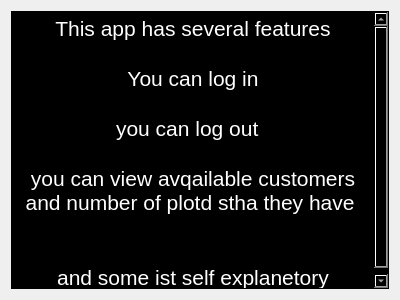
<?xml version="1.0" encoding="UTF-8"?>
<ui version="4.0">
 <class>Form</class>
 <widget class="QWidget" name="Form">
  <property name="geometry">
   <rect>
    <x>0</x>
    <y>0</y>
    <width>400</width>
    <height>300</height>
   </rect>
  </property>
  <property name="windowTitle">
   <string>Form</string>
  </property>
  <layout class="QHBoxLayout" name="horizontalLayout">
   <item>
    <widget class="QTextEdit" name="textEdit">
     <property name="font">
      <font>
       <pointsize>16</pointsize>
      </font>
     </property>
     <property name="styleSheet">
      <string notr="true">background:#000000;
color:#ffffff</string>
     </property>
     <property name="html">
      <string>&lt;!DOCTYPE HTML PUBLIC &quot;-//W3C//DTD HTML 4.0//EN&quot; &quot;http://www.w3.org/TR/REC-html40/strict.dtd&quot;&gt;
&lt;html&gt;&lt;head&gt;&lt;meta name=&quot;qrichtext&quot; content=&quot;1&quot; /&gt;&lt;style type=&quot;text/css&quot;&gt;
p, li { white-space: pre-wrap; }
&lt;/style&gt;&lt;/head&gt;&lt;body style=&quot; font-family:'MS Shell Dlg 2'; font-size:16pt; font-weight:400; font-style:normal;&quot;&gt;
&lt;p align=&quot;center&quot; style=&quot; margin-top:0px; margin-bottom:0px; margin-left:0px; margin-right:0px; -qt-block-indent:0; text-indent:0px;&quot;&gt;This app has several features&lt;/p&gt;
&lt;p align=&quot;center&quot; style=&quot;-qt-paragraph-type:empty; margin-top:0px; margin-bottom:0px; margin-left:0px; margin-right:0px; -qt-block-indent:0; text-indent:0px;&quot;&gt;&lt;br /&gt;&lt;/p&gt;
&lt;p align=&quot;center&quot; style=&quot; margin-top:0px; margin-bottom:0px; margin-left:0px; margin-right:0px; -qt-block-indent:0; text-indent:0px;&quot;&gt;You can log in&lt;/p&gt;
&lt;p align=&quot;center&quot; style=&quot;-qt-paragraph-type:empty; margin-top:0px; margin-bottom:0px; margin-left:0px; margin-right:0px; -qt-block-indent:0; text-indent:0px;&quot;&gt;&lt;br /&gt;&lt;/p&gt;
&lt;p align=&quot;center&quot; style=&quot; margin-top:0px; margin-bottom:0px; margin-left:0px; margin-right:0px; -qt-block-indent:0; text-indent:0px;&quot;&gt;you can log out  &lt;/p&gt;
&lt;p align=&quot;center&quot; style=&quot;-qt-paragraph-type:empty; margin-top:0px; margin-bottom:0px; margin-left:0px; margin-right:0px; -qt-block-indent:0; text-indent:0px;&quot;&gt;&lt;br /&gt;&lt;/p&gt;
&lt;p align=&quot;center&quot; style=&quot; margin-top:0px; margin-bottom:0px; margin-left:0px; margin-right:0px; -qt-block-indent:0; text-indent:0px;&quot;&gt;you can view avqailable customers and number of plotd stha they have &lt;/p&gt;
&lt;p align=&quot;center&quot; style=&quot;-qt-paragraph-type:empty; margin-top:0px; margin-bottom:0px; margin-left:0px; margin-right:0px; -qt-block-indent:0; text-indent:0px;&quot;&gt;&lt;br /&gt;&lt;/p&gt;
&lt;p align=&quot;center&quot; style=&quot;-qt-paragraph-type:empty; margin-top:0px; margin-bottom:0px; margin-left:0px; margin-right:0px; -qt-block-indent:0; text-indent:0px;&quot;&gt;&lt;br /&gt;&lt;/p&gt;
&lt;p align=&quot;center&quot; style=&quot; margin-top:0px; margin-bottom:0px; margin-left:0px; margin-right:0px; -qt-block-indent:0; text-indent:0px;&quot;&gt;and some ist self explanetory&lt;/p&gt;&lt;/body&gt;&lt;/html&gt;</string>
     </property>
    </widget>
   </item>
  </layout>
 </widget>
 <resources/>
 <connections/>
</ui>
